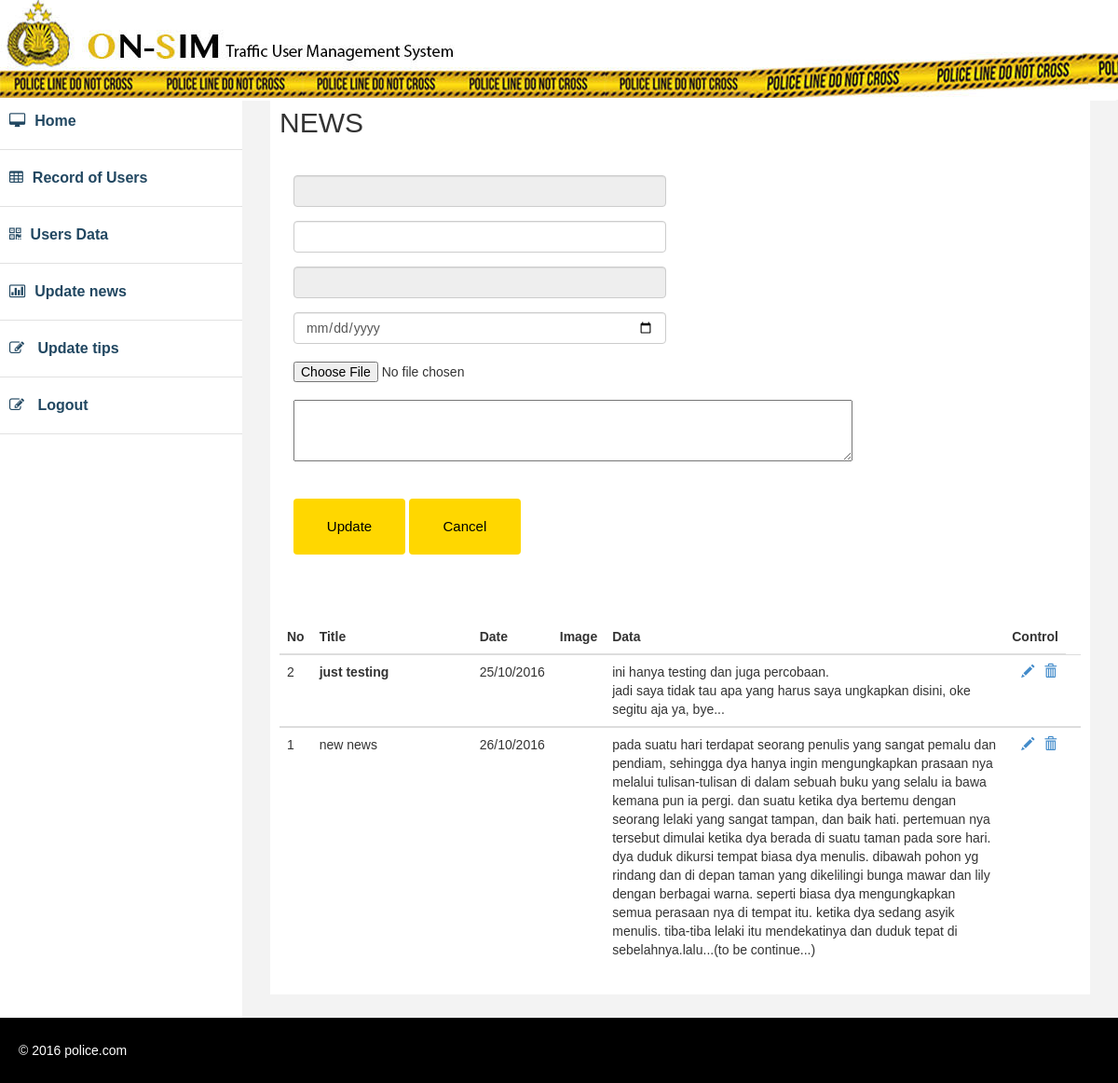
The app's page /edit_news.php with its own data.
### tables this page shows
CREATE TABLE IF NOT EXISTS `news` (
  `Ns_id` int(11) NOT NULL,
  `Title` varchar(40) NOT NULL,
  `Author` varchar(40) NOT NULL,
  `Date` date NOT NULL,
  `News_Content` text NOT NULL
);

### view_news.php (the view)
<?php
	include ("connect.php");
	$option="SELECT * FROM news";
	$resultt = mysqli_query($con, $option);
	?>
	<table id="myTable">
      <thead>
      <tr>
      <th>No</th>
      <th width="20%">Title</th>
      <th>Date</th>
      <th>Image</th>
      <th>Data</th>
      <th>Control</th>
      </tr>
      </thead>
		 <?php
		  if($resultt->num_rows >0)
		   {
			 while($roww = $resultt->fetch_assoc())
			  {
				?>
				<tbody>
				<tr>
				<td><?php echo $roww['Ns_id'];?></td>
                <td><?php echo $roww['Title'];?></td>
                <td><?php $tgl= $roww['Date'];
					echo date("d/m/Y",strtotime($tgl));?></td>
                <td><img src="<?php echo $location;?>" width="65px"/>
                <td><?php echo $roww['News_Content'];?></td>
				<td><a href="edit_news.php?Id=<?php echo $roww['Ns_id'];?>"><span class="glyphicon glyphicon-pencil" name="edit"></span></a><a href="delete_news.php?Id=<?php echo $roww['Ns_id'];?>"><span class="glyphicon glyphicon-trash" name="edit"></a><td>
                </tr>
                </tbody>
                <?php
				}
			  }
			else
			 {?>
			<td>
            <th> There's No data found !</th>
            </td>
			<?php
			}
			?>
      </table>

### assets/css/custom.css (style rules this page uses)
body { font-family: 'Open Sans', sans-serif; line-height:30px; }
body { background-image:; }
* { box-sizing:border-box; }
body { font-family: Verdana,sans-serif; }

### records on screen
news: Ns_id "2", Title "just testing", Date "25/10/2016", News_Content "ini hanya testing dan juga percobaan. jadi saya tidak tau apa yang harus saya ungkapkan disini, oke segitu aja ya, bye..."
news: Ns_id "1", Title "new news", Date "26/10/2016", News_Content "pada suatu hari terdapat seorang penulis yang sangat pemalu dan pendiam, sehingga dya hanya ingin mengungkapkan prasaan nya melalui tulisan-tulisan di dalam sebuah buku yang selalu ia bawa kemana pun ia pergi. dan suatu ketika dya bertemu dengan seorang lelaki yang sangat tampan, dan baik hati. pertemuan nya tersebut dimulai ketika dya berada di suatu taman pada sore hari. dya duduk dikursi tempat biasa dya menulis. dibawah pohon yg rindang dan di depan taman yang dikelilingi bunga mawar dan lily dengan berbagai warna. seperti biasa dya mengungkapkan semua perasaan nya di tempat itu. ketika dya sedang asyik menulis. tiba-tiba lelaki itu mendekatinya dan duduk tepat di sebelahnya.lalu...(to…"
